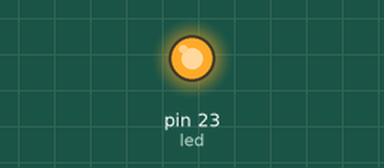
Bench run of a program on a simulated Raspberry Pi (header pin numbers). Shown: output pins drawn as LEDs (lit = HIGH). Random numbers come from a fixed seed. At 5.7 s the program stops and its outputs stay as they are.

Above: at 0.1 s.
At 5.7 s:
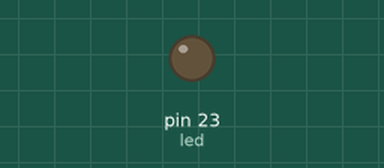
Timing chart, 0 to 7.2 s (numbered marks = the images above):
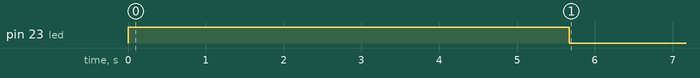

The program:

reaction.py
```python
__author__ = 'bhavinpatel'

import RPi.GPIO as g
import time
import random

g.setmode(g.BOARD)

led = 23

g.setup ( led , g.OUT)

g.output ( led , 1 )

time.sleep(random.uniform(5,10))

g.output( led , 0 )

g.cleanup()
```

Measured:
- by itself, pin 23 (led): LOW → HIGH at 0.00 s, → LOW 5.7 s later
